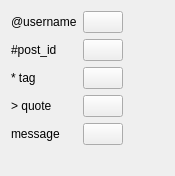
<?xml version="1.0" encoding="UTF-8"?>
<ui version="4.0">
 <class>PreferencesWidget</class>
 <widget class="QWidget" name="PreferencesWidget">
  <property name="geometry">
   <rect>
    <x>0</x>
    <y>0</y>
    <width>175</width>
    <height>176</height>
   </rect>
  </property>
  <property name="windowTitle">
   <string>Form</string>
  </property>
  <layout class="QVBoxLayout" name="verticalLayout">
   <item>
    <layout class="QHBoxLayout" name="horizontalLayout">
     <item>
      <layout class="QGridLayout" name="gridLayout">
       <item row="0" column="0">
        <widget class="QLabel" name="label">
         <property name="text">
          <string>@username</string>
         </property>
         <property name="buddy">
          <cstring>usernameColorButton</cstring>
         </property>
        </widget>
       </item>
       <item row="0" column="1">
        <widget class="QPushButton" name="usernameColorButton">
         <property name="text">
          <string/>
         </property>
        </widget>
       </item>
       <item row="1" column="0">
        <widget class="QLabel" name="label_2">
         <property name="text">
          <string>#post_id</string>
         </property>
         <property name="buddy">
          <cstring>postColorButton</cstring>
         </property>
        </widget>
       </item>
       <item row="1" column="1">
        <widget class="QPushButton" name="postColorButton">
         <property name="text">
          <string/>
         </property>
        </widget>
       </item>
       <item row="2" column="0">
        <widget class="QLabel" name="label_5">
         <property name="text">
          <string>* tag</string>
         </property>
         <property name="buddy">
          <cstring>tagColorButton</cstring>
         </property>
        </widget>
       </item>
       <item row="2" column="1">
        <widget class="QPushButton" name="tagColorButton">
         <property name="text">
          <string/>
         </property>
        </widget>
       </item>
       <item row="3" column="0">
        <widget class="QLabel" name="label_4">
         <property name="text">
          <string>&gt; quote</string>
         </property>
         <property name="buddy">
          <cstring>quoteColorButton</cstring>
         </property>
        </widget>
       </item>
       <item row="3" column="1">
        <widget class="QPushButton" name="quoteColorButton">
         <property name="text">
          <string/>
         </property>
        </widget>
       </item>
       <item row="4" column="0">
        <widget class="QLabel" name="label_6">
         <property name="text">
          <string>message</string>
         </property>
        </widget>
       </item>
       <item row="4" column="1">
        <widget class="QPushButton" name="messageColorButton">
         <property name="text">
          <string/>
         </property>
        </widget>
       </item>
      </layout>
     </item>
     <item>
      <spacer name="horizontalSpacer">
       <property name="orientation">
        <enum>Qt::Horizontal</enum>
       </property>
       <property name="sizeHint" stdset="0">
        <size>
         <width>40</width>
         <height>20</height>
        </size>
       </property>
      </spacer>
     </item>
    </layout>
   </item>
   <item>
    <spacer name="verticalSpacer">
     <property name="orientation">
      <enum>Qt::Vertical</enum>
     </property>
     <property name="sizeHint" stdset="0">
      <size>
       <width>20</width>
       <height>24</height>
      </size>
     </property>
    </spacer>
   </item>
  </layout>
 </widget>
 <resources/>
 <connections/>
</ui>
